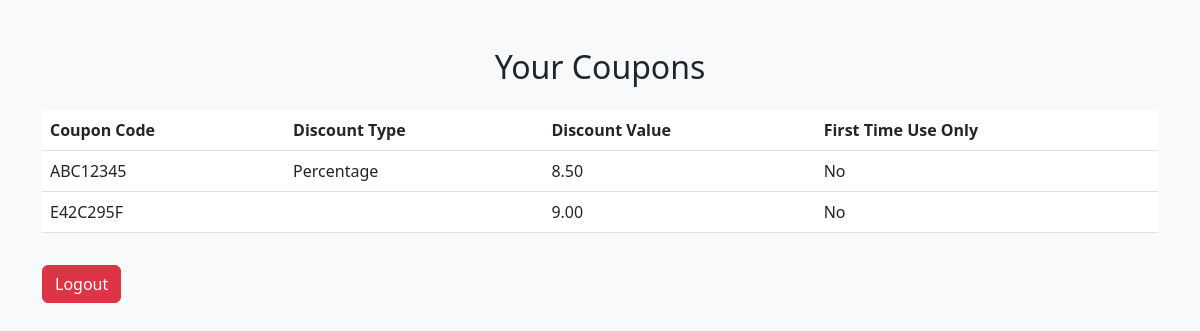
Screenshot of /user_dashboard.php (signed in) with the database file from the repository.
### tables this page shows
CREATE TABLE `coupons` (
  `id` int(11) NOT NULL,
  `code` varchar(50) DEFAULT NULL,
  `discount_type` enum('Flat','Percentage') DEFAULT NULL,
  `discount_value` decimal(10,2) DEFAULT NULL,
  `is_active` tinyint(1) DEFAULT 1,
  `expiry_date` date NOT NULL DEFAULT curdate(),
  `is_first_time_only` tinyint(1) DEFAULT 0,
  `is_biryani_only` tinyint(1) NOT NULL DEFAULT 0
);

### user_dashboard.php (the view, shortened to what this page needs)
<?php
include('db.php');
$sql = "SELECT * FROM coupons WHERE is_active = 1";
$result = $conn->query($sql);
?>
<!DOCTYPE html>
<html lang="en">
<head>
    <link href="https://cdn.jsdelivr.net/npm/bootstrap@5.3.0/dist/css/bootstrap.min.css" rel="stylesheet">
</head>
<body class="bg-light">
    <div class="container mt-5">
        <h2 class="text-center mb-4">Your Coupons</h2>
        <?php if ($result->num_rows > 0): ?>
            <table class="table">
                <thead>
                    <tr>
                        <th>Coupon Code</th>
                        <th>Discount Type</th>
                        <th>Discount Value</th>
                        <th>First Time Use Only</th>
                    </tr>
                </thead>
                <tbody>
                    <?php while ($coupon = $result->fetch_assoc()): ?>
                        <tr>
                            <td><?= htmlspecialchars($coupon['code']) ?></td>
                            <td><?= htmlspecialchars($coupon['discount_type']) ?></td>
                            <td><?= htmlspecialchars($coupon['discount_value']) ?></td>
                            <td><?= $coupon['is_first_time_only'] ? 'Yes' : 'No' ?></td>
                        </tr>
                    <?php endwhile; ?>
                </tbody>
            </table>
        <?php else: ?>
            <p>No active coupons available at the moment.</p>
        <?php endif; ?>
        <a href="logout.php" class="btn btn-danger mt-3">Logout</a>
    </div>
</body>
</html>

### rows the page displays
coupons: code "ABC12345", discount_type "Percentage", discount_value "8.50", is_first_time_only "No"
coupons: code "E42C295F", discount_value "9.00", is_first_time_only "No"
